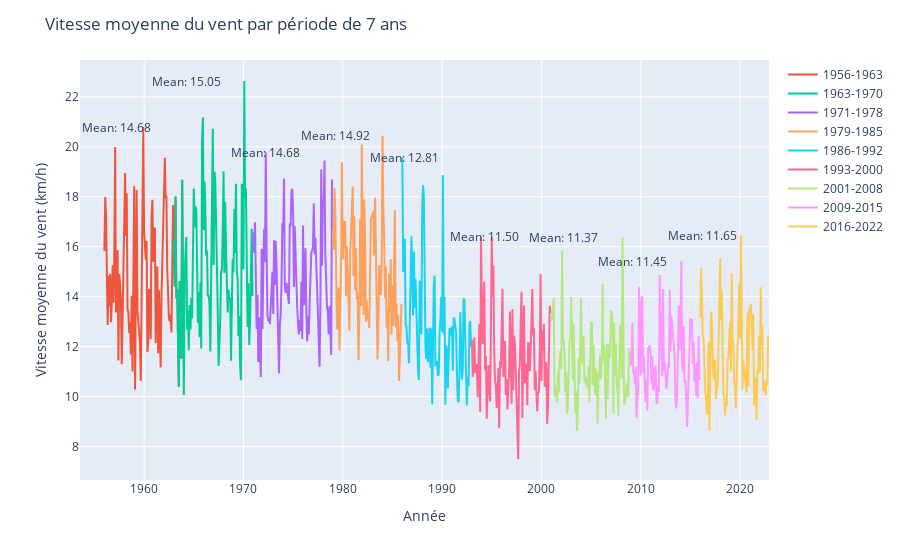

The code cell stored with this chart in its notebook:
### Code cell
# AAAAMM en datetime
df_monthly["AAAAMM"] = pd.to_datetime(df_monthly["AAAAMM"], format='%Y-%m-%d', errors='coerce')

# périodes d'intérêt
periods = [
    (1956, 1963),
    (1963, 1970),
    (1971, 1978),
    (1979, 1985),
    (1986, 1992),
    (1993, 2000),
    (2001, 2008),
    (2009, 2015),
    (2016, 2022)
]

# vitesse moyenne du vent pour chaque période et stockage
mean_wind_speeds = []
for start_year, end_year in periods:
    df_period = df_monthly[(df_monthly["AAAAMM"].dt.year >= start_year) & (df_monthly["AAAAMM"].dt.year <= end_year)]
    mean_wind_speed = df_period['vent_speed_inst_moy_mensu'].mean()
    mean_wind_speeds.append((start_year, end_year, mean_wind_speed))
    print(f"Vitesse moyenne du vent entre {start_year} et {end_year}: {mean_wind_speed}")

# graphique
fig = px.line()

# courbes pour chaque période
for start_year, end_year in periods:
    df_period = df_monthly[(df_monthly["AAAAMM"].dt.year >= start_year) & (df_monthly["AAAAMM"].dt.year <= end_year)]
    fig.add_scatter(x=df_period['AAAAMM'], y=df_period['vent_speed_inst_moy_mensu'], mode='lines', name=f'{start_year}-{end_year}')

# annotations pour les vitesses moyennes
annotations = []
for (start_year, end_year, mean_wind_speed) in mean_wind_speeds:
    df_period = df_monthly[(df_monthly["AAAAMM"].dt.year >= start_year) & (df_monthly["AAAAMM"].dt.year <= end_year)]
    max_date = df_period['AAAAMM'].max()
    max_speed = df_period['vent_speed_inst_moy_mensu'].max()
    annotations.append(dict(
        x=max_date,
        y=max_speed,
        xref="x",
        yref="y",
        text=f"Mean: {mean_wind_speed:.2f}",
        showarrow=False,
        xanchor='right',  # Décalage horizontal vers la gauche
        yanchor='auto',
        xshift=-30
    ))

# légende et annotations
fig.update_layout(title='Vitesse moyenne du vent par période de 7 ans',
                  xaxis_title='Année',
                  yaxis_title='Vitesse moyenne du vent (km/h)',
                  annotations=annotations)

fig.show()
